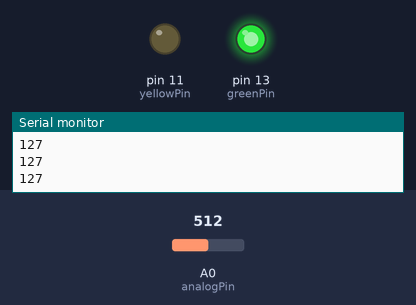
The sketch below on a simulated Arduino Uno, built with avr-gcc and run on an emulated ATmega328P. Parts: output pins drawn as LEDs (lit = HIGH), the last lines printed to the serial monitor. Dashed ring = blinking. The inputs (shaded band) are chosen by the test bench; at power-on: A0 (analogPin) = 512.

Above: at 6.2 s.
6.3 s: A0 (analogPin) set to 537
At 7.07 s:
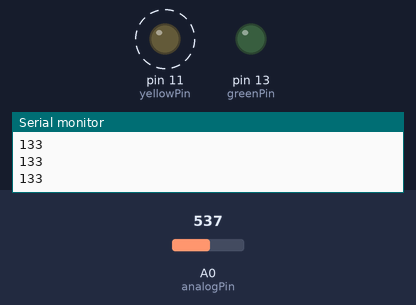
9.3 s: A0 (analogPin) set to 716
At 9.5 s:
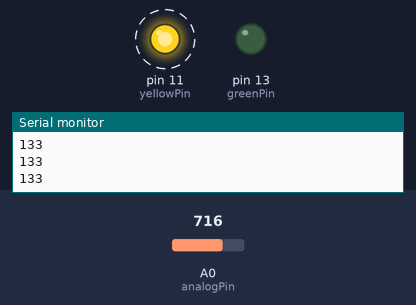
Timing chart, 0 to 18.3 s (numbered marks = the images above; inputs shaded):
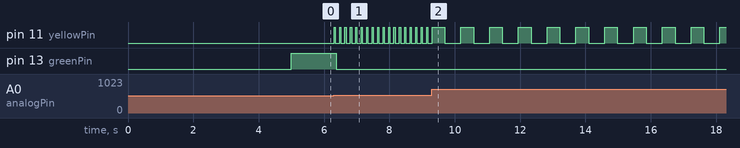

The sketch:

ComboLockV2.ino
```cpp
const int analogPin = A0;  // pin that the sensor is attached to
const int yellowPin = 11;     // pin that the yellow LEDs are attached to
const int greenPin = 13;   // pin that the yellow LEDs are attached to

int sensorValue = 0;       // the sensor value
int sensorMin = 1023;      // minimum sensor value
int sensorMax = 0;         // maximum sensor value

int blinkSpeed = 0;   // millisecs delay to blink

boolean yellowOn = false;
boolean greenOn = false;

void setup() {
  // initialize the LED pin as an output:
  pinMode(yellowPin, OUTPUT);
  pinMode(greenPin, OUTPUT);
  // initialize serial communications:
  Serial.begin(9600);

    while (millis() < 5000) {
    sensorValue = analogRead(analogPin);

    // record the maximum sensor value
    if (sensorValue > sensorMax) {
      sensorMax = sensorValue;
    }

    // record the minimum sensor value
    if (sensorValue < sensorMin) {
      sensorMin = sensorValue;
    }
  }
}

void loop() {
  // read the value of the potentiometer:
  int analogValue = analogRead(analogPin);

  // read the sensor:
  sensorValue = analogRead(analogPin);

  // apply the calibration to the sensor reading
  sensorValue = map(sensorValue, sensorMin, sensorMax, 0, 255);

  // in case the sensor value is outside the range seen during calibration
  sensorValue = constrain(sensorValue, 0, 255);

  // map anolog reading to digital
  int sensorValue = map(analogValue,0,1023,0,255);

  // set range for yellow to blink
  if (sensorValue <= 90 || sensorValue >= 130) {
    yellowOn = true;
    greenOn = false;

       if (sensorValue <= 90) { // blink speed for below range
         int blinkSpeed = map(sensorValue,0,90,1000,10);
         digitalWrite(yellowPin, HIGH);
         delay(blinkSpeed);
         digitalWrite(yellowPin, LOW);
         delay(blinkSpeed);
         digitalWrite(greenPin, LOW);
      }

      if (sensorValue >= 130) { // blink speed for above range
      int blinkSpeed = map(sensorValue,130,255,10,1000);
      digitalWrite(yellowPin, HIGH);
      delay(blinkSpeed);
      digitalWrite(yellowPin, LOW);
      delay(blinkSpeed);
      digitalWrite(greenPin, LOW);
      }
}

  // display green light if within range
  //    yellowOn = false;
  //    greenOn = true;
  else if (sensorValue >= 91 || sensorValue <= 129) {
    digitalWrite(yellowPin,LOW);
    digitalWrite(greenPin, HIGH);
  }

  // print the analog value:
  Serial.println(sensorValue);
  delay(100);        // delay in between reads for stability
}
```

Measured:
- the behaviour switches between 521 and 522 on A0 (analogPin) (found by bisection; images 0 and 1)
- after the input at 6.3 s, pin 11 (yellowPin): alternates HIGH for 0.03 s and LOW for 0.13 s, starting at once; pin 13 (greenPin): HIGH → LOW after 0.07 s
- after the input at 9.3 s, pin 11 (yellowPin): alternates HIGH for 0.39 s and LOW for 0.49 s, starting after 0.40 s
